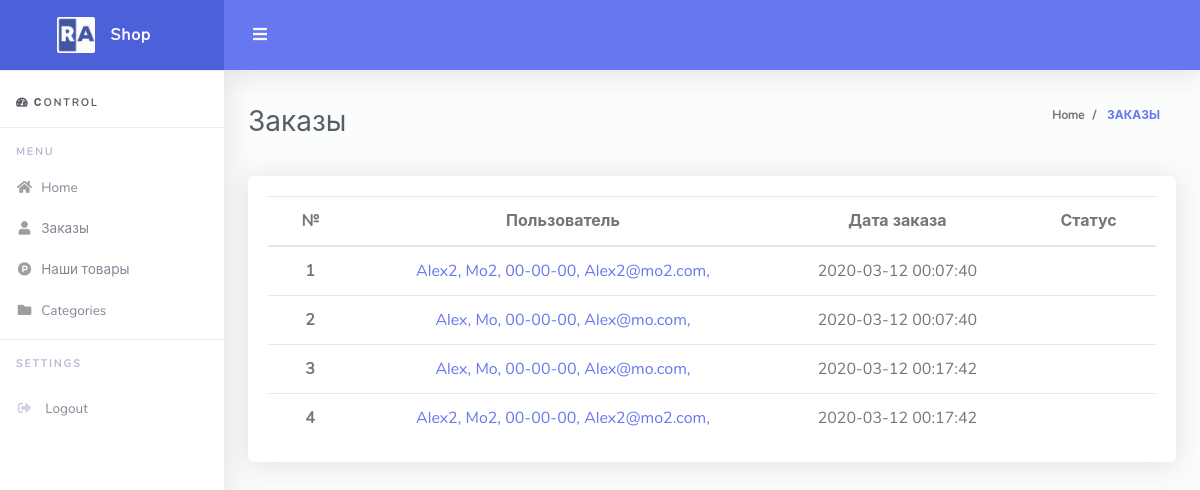
The app's page /admin/orders.php, older data.
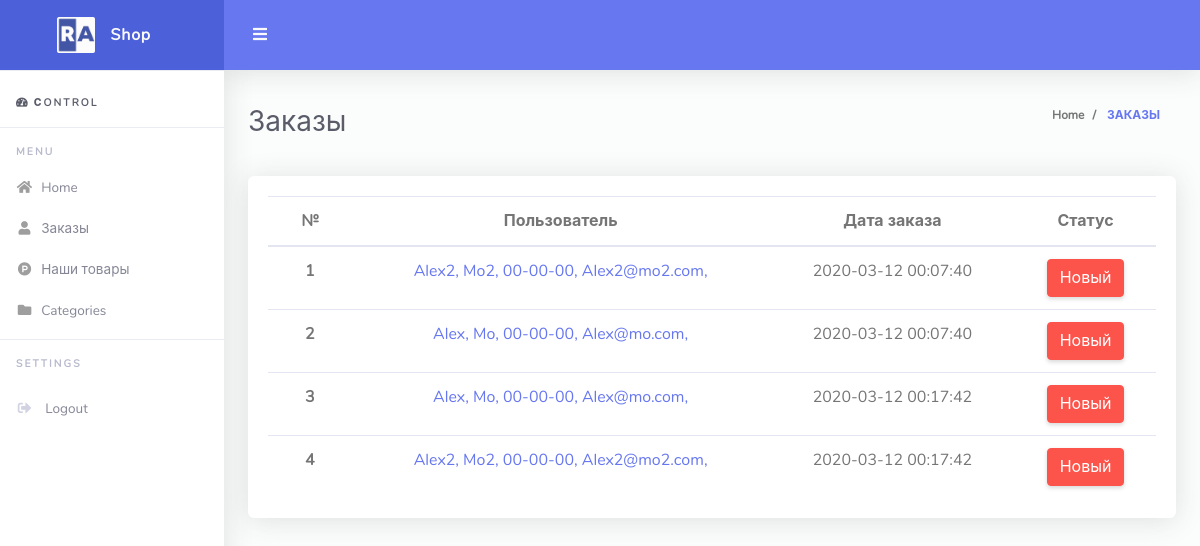
The same page, newer data.
### tables this page shows
CREATE TABLE `orders` (
  `id` int(11) NOT NULL,
  `customer_id` int(11) NOT NULL,
  `service` text NOT NULL,
  `created_at` datetime NOT NULL DEFAULT current_timestamp(),
  `status` tinyint(1) NOT NULL
);

CREATE TABLE `customers` (
  `id` int(11) NOT NULL,
  `first_name` varchar(20) NOT NULL,
  `last_name` varchar(20) DEFAULT NULL,
  `phone` varchar(255) DEFAULT NULL,
  `email` varchar(255) NOT NULL,
  `password` varchar(255) NOT NULL,
  `confirm_mail` varchar(255) NOT NULL,
  `verifided` int(11) NOT NULL DEFAULT 0
);

### admin/orders.php (the view, shortened to what this page needs)
<?php
include $_SERVER['DOCUMENT_ROOT'] . "/configs/db.php";
$page = "Заказы"
?>
<!DOCTYPE html>
<html lang="en">
<head>
    <?php include $_SERVER['DOCUMENT_ROOT'] . "/admin/parts/head.php" ?>
</head>
<body id="page-top">
<div id="wrapper">
    <?php include $_SERVER['DOCUMENT_ROOT'] . "/admin/parts/nav.php" ?>
    <div id="content-wrapper" class="d-flex flex-column">
        <div id="content">
            <nav class="navbar navbar-expand navbar-light bg-navbar topbar mb-4 static-top">
                <button id="sidebarToggleTop" class="btn btn-link rounded-circle mr-3">
                    <i class="fa fa-bars"></i>
                </button>
            </nav>
            <div class="container-fluid" id="container-wrapper">
                <?php
                include $_SERVER['DOCUMENT_ROOT'] . "/admin/parts/breadcrumb.php"
                ?>
                <div class="row">
                    <div id="" class="col-lg-12">
                        <div class="card mb-4 text-center">
                            <div class="card-body table-full-width table-responsive">
                                <table class="table" id="table_orders">
                                  <thead>
                                    <tr>
                                      <th scope="col">№</th>
                                      <th scope="col">Пользователь</th>
                                      <th scope="col">Дата заказа</th>
                                      <th scope="col">Статус</th>
                                    </tr>
                                  </thead>
                                        <tbody>
                                                <?php
                                                $sql = "SELECT orders.id, orders.status, orders.created_at, customers.first_name, customers.last_name, customers.`phone`, customers.`email`
                                                        FROM customers
                                                        INNER JOIN orders ON customers.id = orders.customer_id
                                                        ORDER BY orders.id ASC";
                                                $result = $connect->query($sql);
                                                while($row = mysqli_fetch_assoc($result)) {
                                                ?>
                                                    <tr>
                                                        <th><?php echo $row['id']; ?></th>
                                                        <td><a href="/admin/watch_order.php?id=<?php echo $row['id']; ?>">
                                                            <?php echo $row['first_name']; ?>,
                                                            <?php echo $row['last_name']; ?>,
                                                            <?php echo $row['phone']; ?>,
                                                            <?php echo $row['email']; ?>,
                                                        </a></td>
                                                        <td><?php echo $row['created_at']; ?></td>
                                                        <td>
                                                            <div id="status<?php echo $row['id']; ?>">
                                                                <?php
                                                                if($row['status'] == 0) {
                                                                    ?>
                                                                    <div class="btn btn-danger" onclick="statusNew(<?php echo $row['id']; ?>)">Новый</div>
                                                                <?php
                                                                }
                                                                    ?>
                                                            </div>
                                                        </td>
                                                    </tr>
                                                <?php
                                                }
                                                ?>
                                        </tbody>
                                    </table>
                            </div>
                    </div>
                </div>
            </div>
        </div>
    </div>
    </div>
</div>
</body>
</html>

### admin/parts/head.php (shortened to what this page needs)
<link href="https://cdnjs.cloudflare.com/ajax/libs/font-awesome/5.12.1/css/all.min.css" rel="stylesheet"
      type="text/css">
<link href="http://<?php echo $_SERVER['HTTP_HOST']?>/admin/assets/vendor/bootstrap/css/bootstrap.min.css" rel="stylesheet" type="text/css">
<link href="http://<?php echo $_SERVER['HTTP_HOST']?>/admin/assets/css/ruang-admin.min.css" rel="stylesheet">
<link href="http://<?php echo $_SERVER['HTTP_HOST']?>/admin/assets/vendor/datatables/dataTables.bootstrap4.min.css" rel="stylesheet">
<link href="http://<?php echo $_SERVER['HTTP_HOST']?>/admin/assets/css/main.css" rel="stylesheet">

### admin/parts/nav.php
<ul class="navbar-nav sidebar sidebar-light accordion" id="accordionSidebar">
    <a class="sidebar-brand d-flex align-items-center justify-content-center" href="/admin">
        <div class="sidebar-brand-icon">
            <img src="http://<?php echo $_SERVER['HTTP_HOST']?>/admin/assets/img/logo/logo2.png">
        </div>
        <div class="sidebar-brand-text mx-3">Shop</div>
    </a>
    <hr class="sidebar-divider my-0">
    <div class="sidebar-heading mt-4 text-dark">
        <i class="fas fa-fw fa-tachometer-alt"></i>
        <span>Сontrol</span>
    </div>
    <hr class="sidebar-divider">
    <div class="sidebar-heading">
        Menu
    </div>
    <li class="nav-item <?php if ($page == "home"){echo 'active';}?>">
        <a class="nav-link" href="/admin">
            <i class="fas fa-fw fa-home"></i>
            <span>Home</span>
        </a>
    </li>
    <li class="nav-item <?php if ($page == 'orders'){echo 'active';}?>">
        <a class="nav-link" href="orders.php">
            <i class="fas fa-fw fa-user"></i>
            <span>Заказы</span>
        </a>
    </li>
    <li class="nav-item <?php if ($page == 'products'){echo 'active';}?>">
        <a class="nav-link collapsed" href="http://<?php echo $_SERVER['HTTP_HOST']?>/admin/products.php">
            <i class="fab fa-fw fa-product-hunt"></i>
            <span>Наши товары</span>
        </a>
    </li>
    <li class="nav-item <?php if ($page == 'categories'){echo 'active';}?>">
        <a class="nav-link" href="categories.php">
            <i class="fas fa-fw fa-folder"></i>
            <span>Categories</span>
        </a>
    </li>
    <hr class="sidebar-divider">
    <div class="sidebar-heading">
        Settings
    </div>
    <li class="nav-item mt-2">
        <a class="nav-link" href="login.html">
            <i class="fas fa-sign-out-alt fa-sm fa-fw mr-2 text-gray-400"></i>
            <span>Logout</span>
        </a>
    </li>
</ul>

### admin/parts/breadcrumb.php
<?php
if ($page == "products" || $page == "edit" || $page == "delete" || $page == "Заказы" || $page == "categories") {
if ($page == "Наши товары" || $page == "edit" || $page == "delete" || $page == "Заказы" || $page == "categories" || $page=="Добавить товар" || $page == "Изменить продукт") {
    ?>
    <div class="d-sm-flex align-items-center justify-content-between mb-4">
        <h1 class="h3 mb-0 text-gray-800 text-capitalize"><?php echo $page ?></h1>
        <ol class="breadcrumb">
            <li class="breadcrumb-item"><a class="text-muted" href="/admin/">Home</a></li>
            <li class="breadcrumb-item active text-uppercase" aria-current="page"><a href="<?php echo $page ?>.php"> <?php echo $page ?></a></li>
        </ol>
    </div>
    <?php
}
}
?>

### admin/assets/css/main.css (style rules this page uses)
.card .table td { padding-right: 1rem; padding-left: 1rem; }

Row changes from the older to the newer data that the page shows:
changed orders id 1: now shows "Новый"
changed orders id 2: now shows "Новый"
changed orders id 3: now shows "Новый"
changed orders id 4: now shows "Новый"
